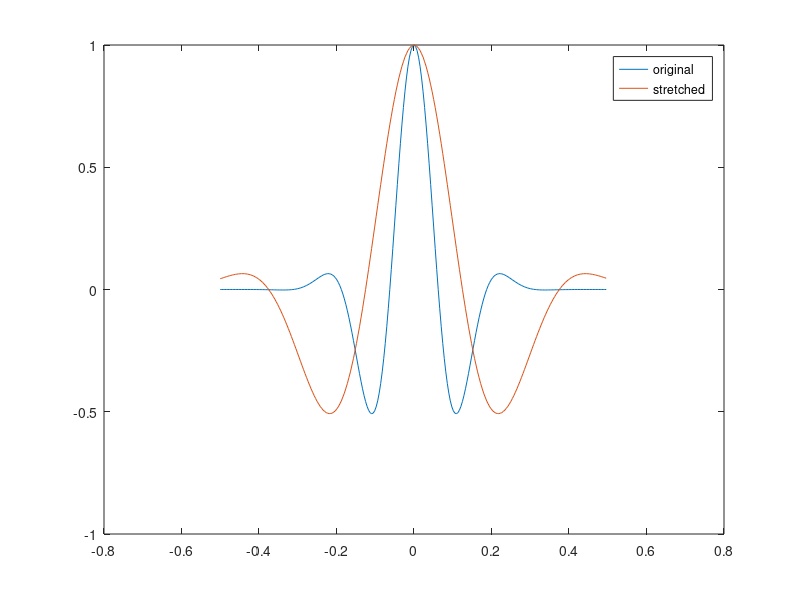

Recreate this plot in MATLAB. (Note: this script raises an error after producing the figure.)
clear
clc
% stretch amount
a = 1/2;
%% 1D
% grid stuff
ni = 256;
l = 1;
dk  = 2 * pi / l;
k  = 4 * dk;
dxi = l / ni;
xMax = l / 2;
xi  = -xMax:dxi:xMax-dxi;
xiCenterInd = ni/2+1;
nPad = max( 0, ( ni * ( l / (2*a) - 1 ) ) / 2 );
% new grid
nf = ni + 2*nPad;
xfCenterInd = nf/2+1;
lf = l / a;
dxf = lf / nf;
xf = -lf/2:dxf:lf/2-dxf;
% create function
sigma = l / 10;
f = exp( - xi .^ 2 ./ ( 2 * sigma ^ 2 ) ) .* cos( k * xi );
fPad = zeros( 1, nf );
fPad( 1+nPad:nPad + ni ) = f;
% linear interp
fMap = interp1( xf, fPad, xi );
fMap( isnan( fMap ) ) = 0;
% plot
figure()
plot(xi,f);
hold all
plot(xi,fMap);
legend('original', 'stretched')
%
%% 2D
% grid stuff
k1  = 4 * dk;
k2  = 8 * dk;
[xi2Mesh, xi1Mesh] = meshgrid( xi, xi );
% new grid
[xf2Mesh, xf1Mesh] = meshgrid( xf, xf );
% create function
sigma1 = l / 10;
sigma2 = l / 12;
f = exp( -xi1Mesh .^ 2 ./ ( 2 * sigma1 ^ 2 ) - xi2Mesh .^ 2 ./ ( 2 * sigma2 ^ 2 ) ) .* ...
  cos( k1 * xi1Mesh ) .* cos( k2 * xi2Mesh );
% try rhoFt
path2file = '/Users/mike/Projects/HardRodML/analyzedfiles/analyzeMe/l10/modes16/Hr_disks_softshoulder_1il1_2il1.85_1ie1_2ie2.5_diag1_N2562561_ls1010_bc3.14_vD0_IC0_SM6_t06.01/';
temp = 'params_Hr_disks_softshoulder_1il1_2il1.85_1ie1_2ie2.5_diag1_N2562561_ls1010_bc3.14_vD0_IC0_SM6_t06.01.mat';
load( [path2file temp] );
rhoFt = fftshift( fftn( denRecObj.rhoFinal ) );
f = rhoFt;
%
fPad = zeros( nf, nf );
fPad( 1+nPad:nPad + ni, 1+nPad:nPad + ni ) = f;
% linear interp
fMap = interp2( xf2Mesh, xf1Mesh, fPad, xi2Mesh, xi1Mesh );
fMap( isnan( fMap ) ) = 0;
% plot
figure()
subplot(2,2,1)
imagesc(abs( f ) .^ 2);
colorbar
title('original');
subplot(2,2,2)
imagesc( abs( fMap ) .^ 2 );
colorbar
title('stretched');
subplot(2,2,3)
plot(xi, abs( f(xiCenterInd,:) ) .^ 2 , xi, abs( f(:,xiCenterInd) ) .^ 2)
legend('columns','rows','location','best')
title('original')
subplot(2,2,4)
plot(xi, abs( fMap(xiCenterInd,:) ) .^2 , xi, abs( fMap(:,xiCenterInd) .^ 2 ) )
title('original')
legend('columns','rows','location','best')
